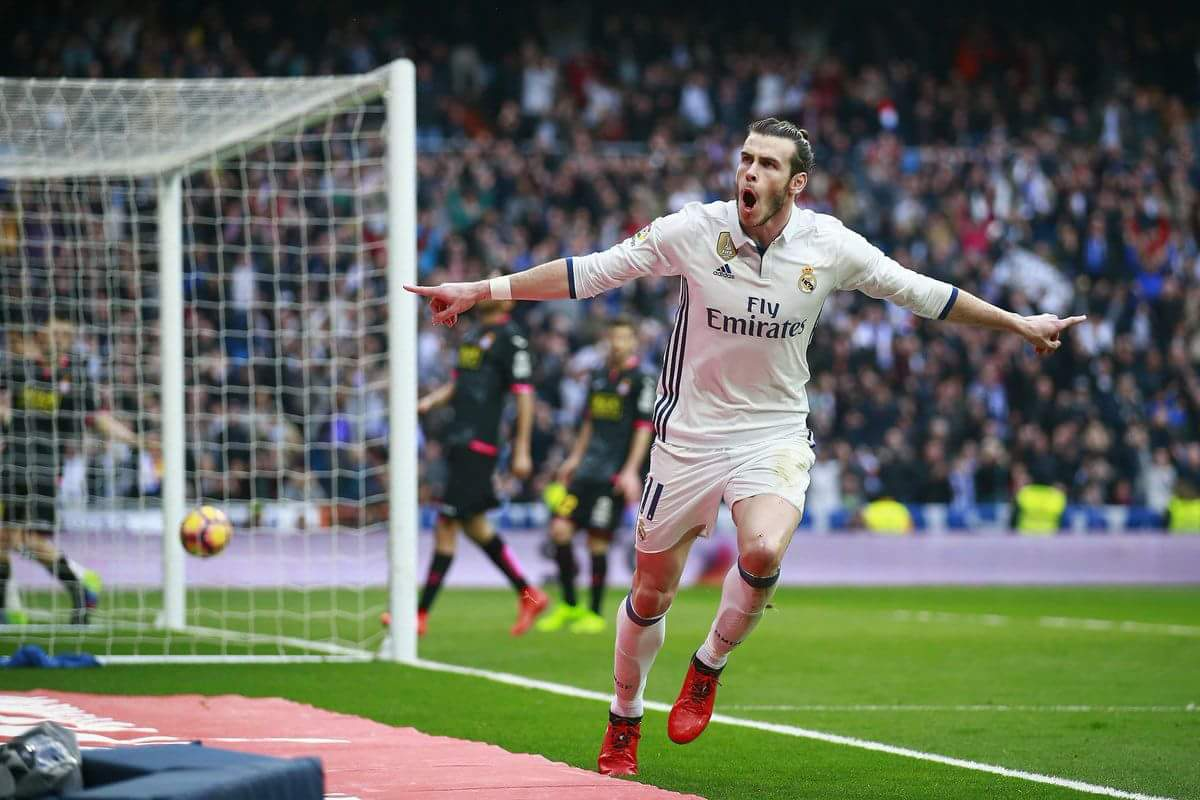
#> input picture full_size_20170324004502_2.jpg, 1200 x 800 px, found by its file name
$ jupyter execute Template_Matching.ipynb
#> lines starting #> are read from the running program, lines starting #| are printed output that depends on the picture
# Template Matching

## Importing the required libraries

[cell 1]
import cv2
import numpy as np
import matplotlib.pyplot as plt

## Analysis Image

[cell 2]
img=cv2.imread("/home/nilotpal/Documents/full_size_20170324004502_2.jpg")
#> img is the input picture: shape (800, 1200, 3); mean B, G, R 95.2, 108, 103.1
plt.imshow(img[:,:,1],cmap="gray")
img2=img.copy()
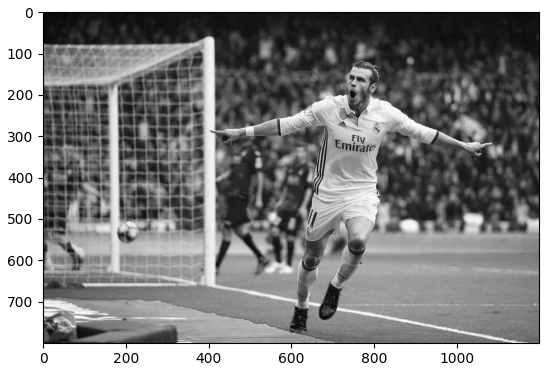
#> figure drawn by matplotlib, 1 panel

## Query Image

[cell 3]
query=cv2.imread("/home/nilotpal/Documents/IMG_20210311_130609.jpg")
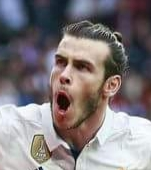
#> input picture IMG_20210311_130609.jpg, 151 x 170 px, found by its file name
#> query is the input picture: shape (170, 151, 3); mean B, G, R 124.5, 122.5, 129.6
plt.imshow(query[:,:,1],cmap="gray")
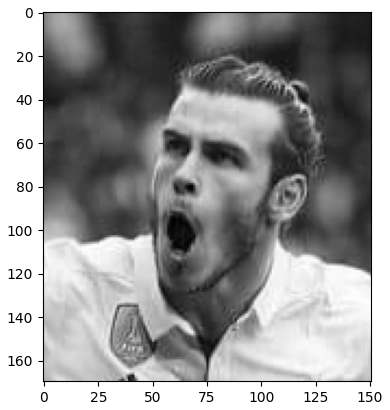
#> figure drawn by matplotlib, 1 panel

### Considering the shape of the query image

[cell 4]
height_query,width_query,channel_query=query.shape
#> height_query = 170; width_query = 151; channel_query = 3

### Mainly there are Six Methods for template Matching :
#### 1.cv2.TM_CCOEFF
#### 2.cv2.TM_CCOEFF_NORMED
#### 3.cv2.TM_CCORR
#### 4.cv2.TM_CCORR_NORMED
#### 5.cv2.TM_SQDIFF
#### 6.cv2.TM_SQDIFF_NORMED

Now ,I am going to use these one by one in a for loop and will try to get the results :

# Template Matching Methods Basically Stored in a List

[cell 5]
### the above mentioned six different methods which we will use for template matching
methods = ['cv2.TM_CCOEFF', 'cv2.TM_CCOEFF_NORMED', 'cv2.TM_CCORR',
            'cv2.TM_CCORR_NORMED', 'cv2.TM_SQDIFF', 'cv2.TM_SQDIFF_NORMED']

# Code

[cell 6]
### we will run all the methods in the for loop
for meth in methods:
    img=img2.copy()
    method=eval(meth)

    res=cv2.matchTemplate(img,query,method)
    #### Areas with maximum match and minmum match loc and values are stored here
    min_val,max_val,min_loc,max_loc=cv2.minMaxLoc(res)
    ### this required to be done because in cv2.TM_SQDIFF, cv2.TM_SQDIFF_NORMED the max match areas are dark
    if method in [cv2.TM_SQDIFF, cv2.TM_SQDIFF_NORMED]:
        top_left=min_loc
    else:
        top_left=max_loc
    ### Now that we have identified the pixel points with the high matching we will basically draw a rectangle for annotation process
    bottom_right=(top_left[0]+width_query,top_left[1]+height_query)
    ### cv2.rectangle uses start point , end point color and linetype
    cv2.rectangle(img,top_left,bottom_right,(255,0,0),2)

    #### basically plotting the results
    plt.figure(figsize=(16,16))
    plt.subplot(121)
    plt.imshow(res,cmap="gray")
    plt.title('Matching Result'), plt.xticks([]), plt.yticks([])
    plt.subplot(122),plt.imshow(img[:,:,1],cmap = 'gray')
    plt.title('Detected Point'), plt.xticks([]), plt.yticks([])
    plt.suptitle(meth)
#> this loop made 6 passes
#> (min_val, max_val, min_loc, top_left, bottom_right) on passes 1 to 4: (-146205232, 374838816, (267, 546), (686, 97), (837, 267)), (-0.475, 0.997, (632, 447), (686, 97), (837, 267)), (364883968, 1.82e+09, (1047, 0), (660, 339), (811, 509)), (0.639, 0.999, (917, 251), (686, 97), (837, 267))
#> (min_val, max_val, max_loc, top_left, bottom_right) on passes 5 to 6: (2502371, 1.01e+09, (651, 424), (686, 97), (837, 267)), (0.00158, 1, (406, 0), (686, 97), (837, 267))
#> pass 1, `res=cv2.matchTemplate(img,query,method)`:
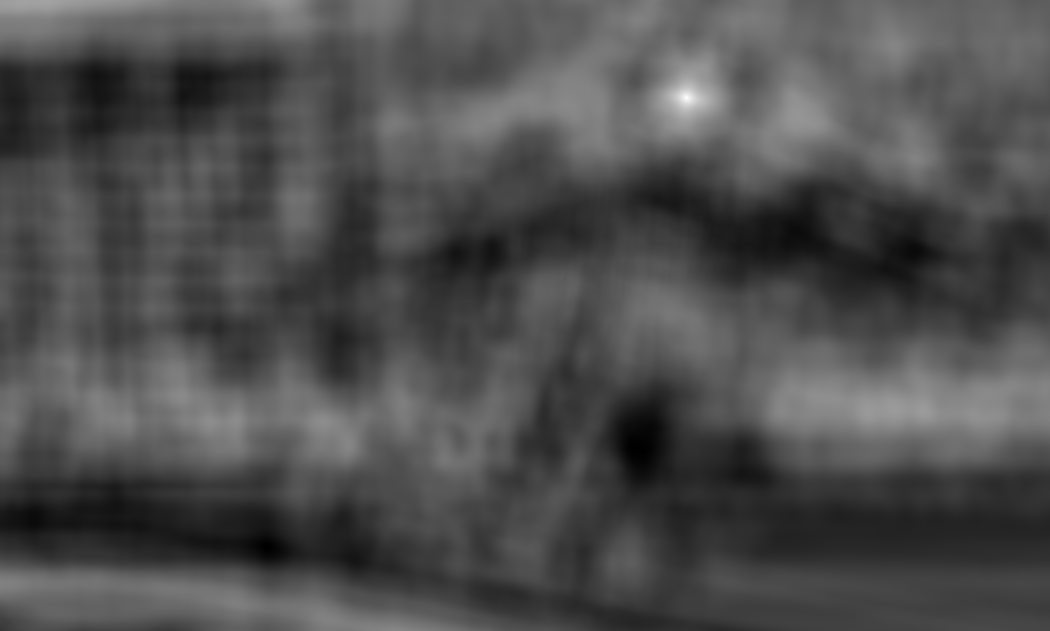
#> res: shape (631, 1050) float32; min -146205232, max 374838816, mean 13254104; drawn with min black and max white
#> pass 2, `res=cv2.matchTemplate(img,query,method)`:
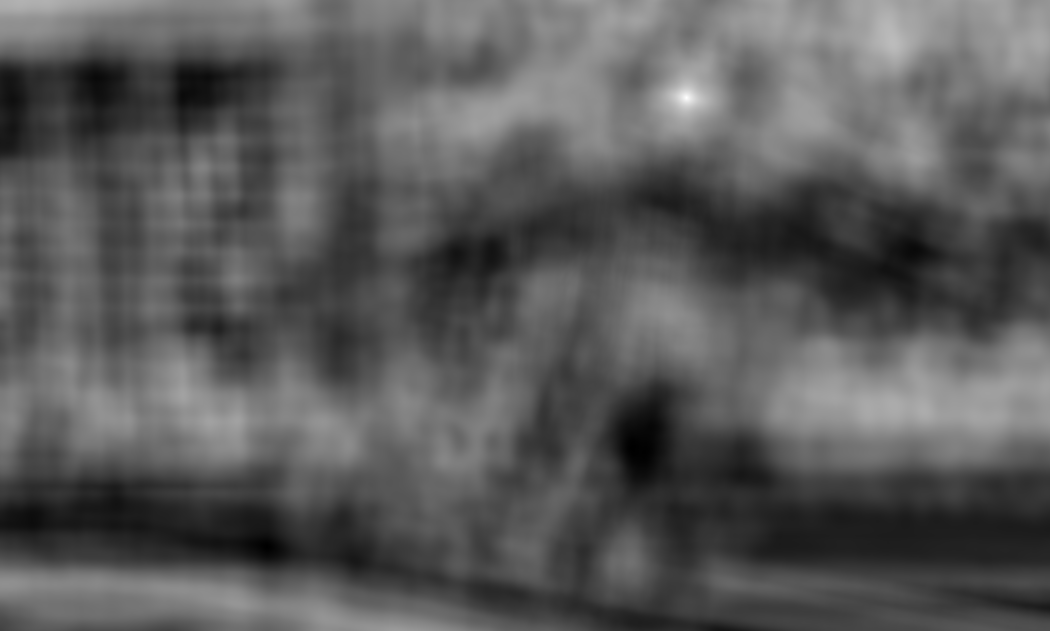
#> res: shape (631, 1050) float32; min -0.475, max 0.997, mean 0.0444; drawn with min black and max white
#> pass 3, `res=cv2.matchTemplate(img,query,method)`:
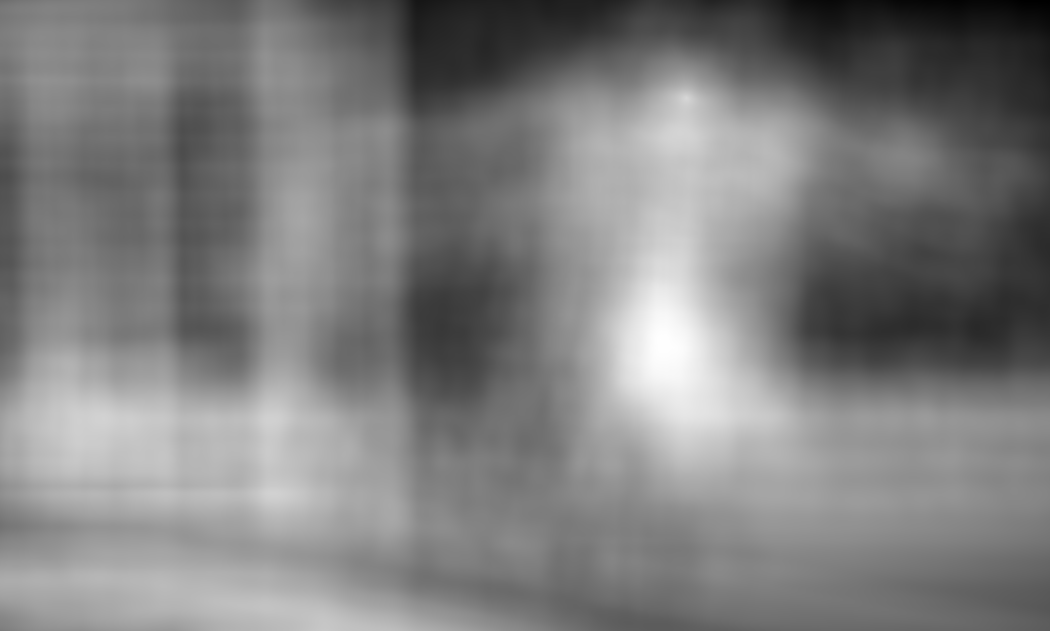
#> res: shape (631, 1050) float32; min 364883968, max 1.82e+09, mean 1.09e+09; drawn with min black and max white
#> after the loop:
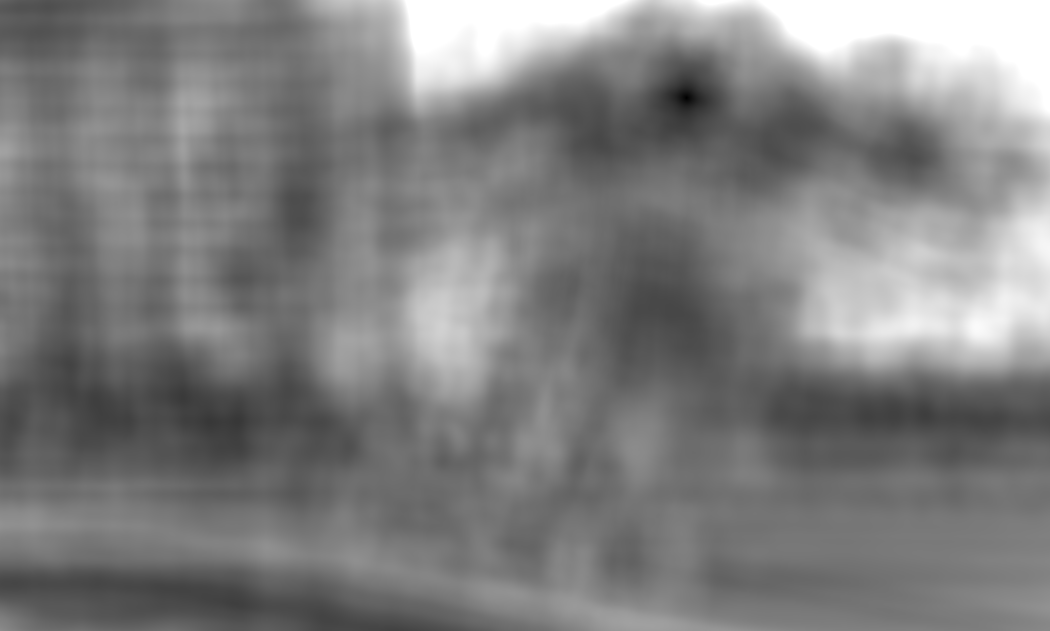
#> res: shape (631, 1050) float32; min 0.00158, max 1, mean 0.501
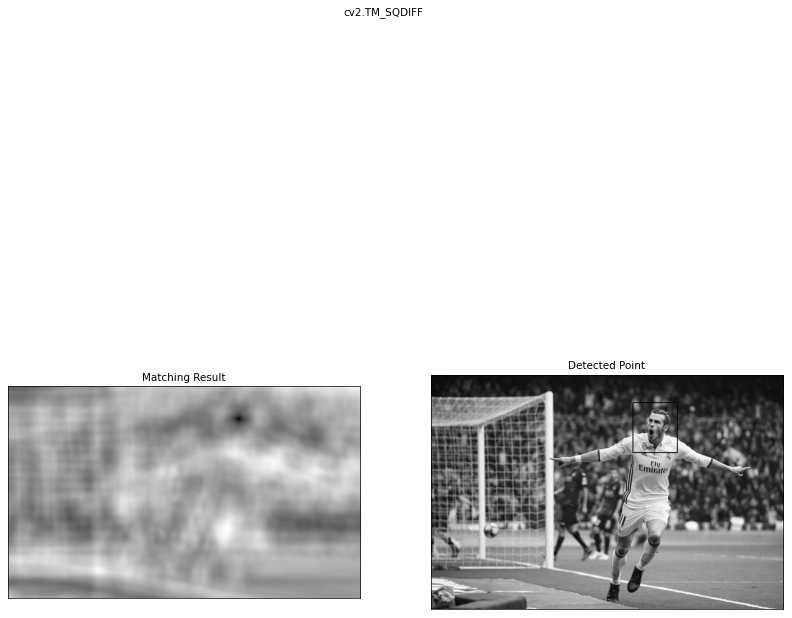
#> figure drawn by matplotlib, 2 panels
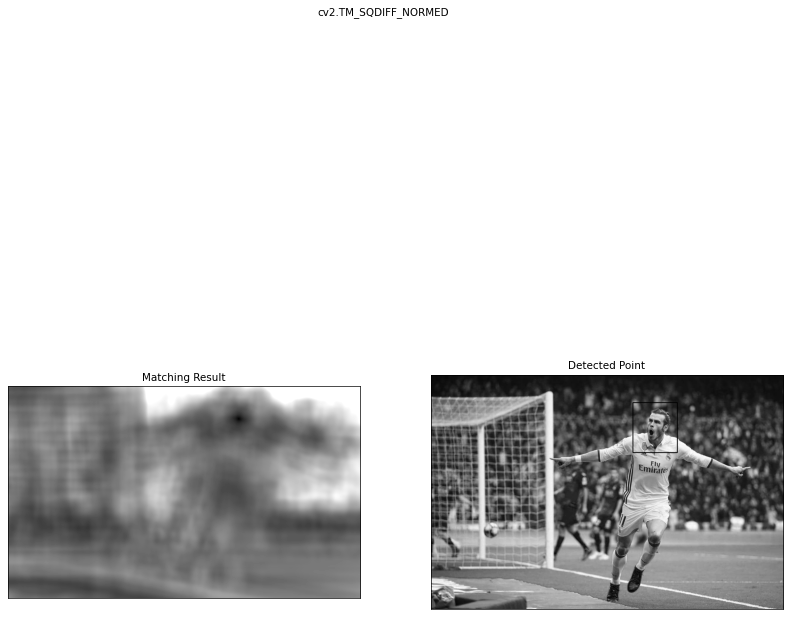
#> figure drawn by matplotlib, 2 panels
